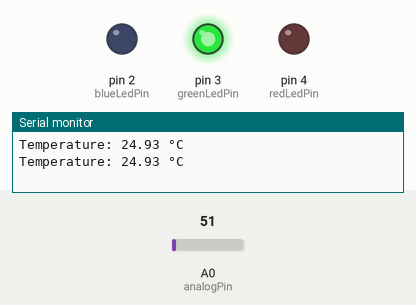
A sketch run on a simulated Arduino Uno, built with avr-gcc and run on an emulated ATmega328P. On the bench: output pins drawn as LEDs (lit = HIGH), the last lines printed to the serial monitor. Inputs (shaded band) come from the test bench; at power-on: A0 (analogPin) = 51.

Above: at 1.8 s.
1.9 s: A0 (analogPin) set to 65
At 3.2 s:
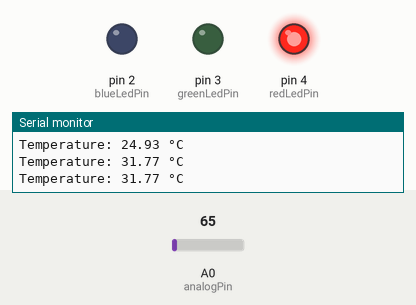
3.5 s: A0 (analogPin) set to 15
At 4.9 s:
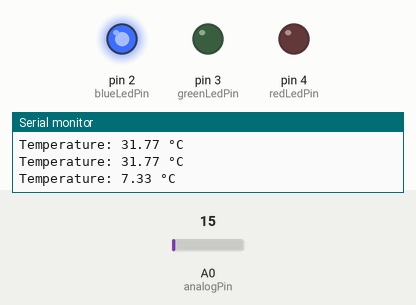
5.5 s: A0 (analogPin) set to 19
7.2 s: A0 (analogPin) set to 23
At 9.2 s:
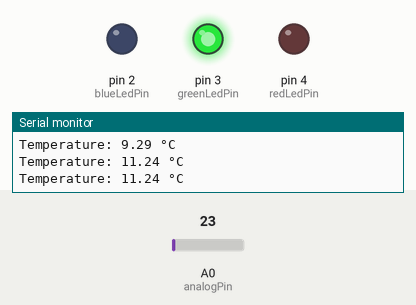
9.5 s: A0 (analogPin) set to 71
At 10.9 s:
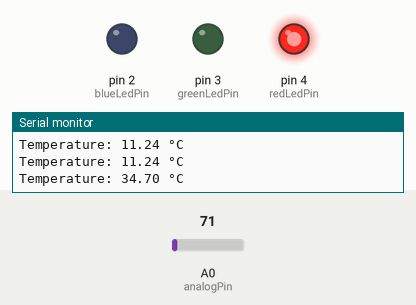
Timing chart, 0 to 12.5 s (numbered marks = the images above; inputs shaded):
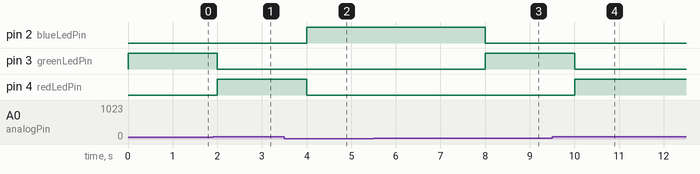

Measured:
- the behaviour switches between 61 and 62 on A0 (analogPin) (found by bisection; images 0 and 1)
- the behaviour switches between 20 and 21 on A0 (analogPin) (found by bisection; images 2 and 3)
- after the input at 1.9 s, pin 3 (greenLedPin): HIGH → LOW after 0.10 s; pin 4 (redLedPin): LOW → HIGH after 0.10 s
- after the input at 3.5 s, pin 2 (blueLedPin): LOW → HIGH after 0.50 s; pin 4 (redLedPin): HIGH → LOW after 0.50 s
- after the input at 7.2 s, pin 2 (blueLedPin): HIGH → LOW after 0.81 s; pin 3 (greenLedPin): LOW → HIGH after 0.81 s
- after the input at 9.5 s, pin 3 (greenLedPin): HIGH → LOW after 0.51 s; pin 4 (redLedPin): LOW → HIGH after 0.51 s

The sketch:

weather.ino
```cpp
const int analogPin = A0;    // Pin analógico conectado al sensor LM35
const int blueLedPin = 2;   // Pin conectado al LED azul
const int greenLedPin = 3;  // Pin conectado al LED verde
const int redLedPin = 4;    // Pin conectado al LED rojo

float temperature;           // Variable para almacenar la temperatura medida

void setup() {
  pinMode(blueLedPin, OUTPUT);   // Configurar el pin del LED azul como salida
  pinMode(greenLedPin, OUTPUT);  // Configurar el pin del LED verde como salida
  pinMode(redLedPin, OUTPUT);    // Configurar el pin del LED rojo como salida

  Serial.begin(9600);   // Iniciar comunicación serial para imprimir la temperatura en el monitor serial
}

void loop() {
  // Leer el valor analógico del sensor LM35 y convertirlo a temperatura en grados Celsius
  int sensorValue = analogRead(analogPin);
  temperature = (sensorValue * 5.0 / 1023.0) * 100.0;

  // Imprimir la temperatura en el monitor serial
  Serial.print("Temperature: ");
  Serial.print(temperature);
  Serial.println(" °C");

  // Encender o apagar los LEDs según el rango de temperatura
  if (temperature < 10) {
    digitalWrite(blueLedPin, HIGH);    // Encender el LED azul
    digitalWrite(greenLedPin, LOW);    // Apagar el LED verde
    digitalWrite(redLedPin, LOW);      // Apagar el LED rojo
  } else if (temperature >= 10 && temperature < 30) {
    digitalWrite(blueLedPin, LOW);     // Apagar el LED azul
    digitalWrite(greenLedPin, HIGH);   // Encender el LED verde
    digitalWrite(redLedPin, LOW);      // Apagar el LED rojo
  } else {
    digitalWrite(blueLedPin, LOW);     // Apagar el LED azul
    digitalWrite(greenLedPin, LOW);    // Apagar el LED verde
    digitalWrite(redLedPin, HIGH);     // Encender el LED rojo
  }

  delay(1000);  // Esperar un segundo antes de realizar la próxima lectura
}
```
